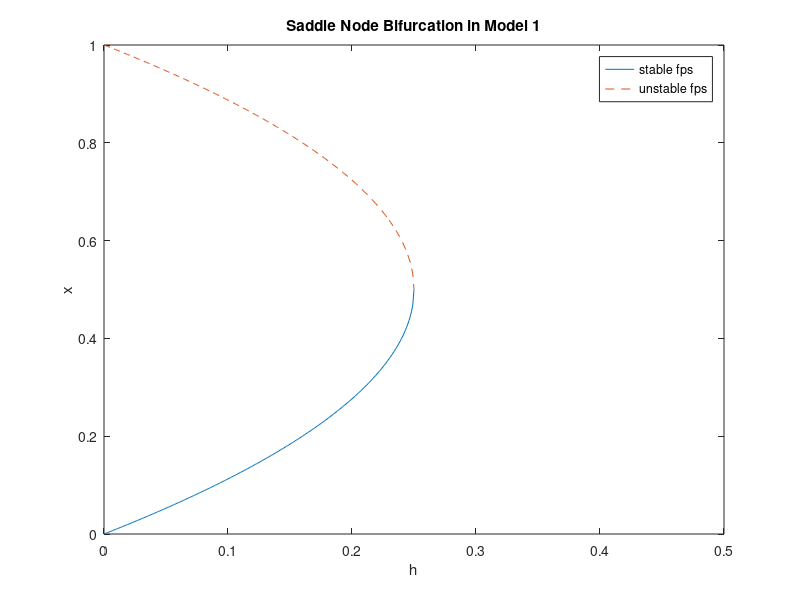

This chart was generated by the following MATLAB code:
function bifurcation1

%This script produces a bifurcation diagram for the system in model 1
%It's a saddle node bifurcation

h = 0:0.001:0.25;

f1 = @(h)[1 - sqrt(1-4.*h)]/2;         %Stable fixed point
f2 = @(h)[1 + sqrt(1-4.*h)]/2;         %Unstable fixed point


plot(h,f1(h))           %Solid lines represent stable

hold on

plot(h,f2(h),'--')      %Dashed lines represent unstable

ylim([0 1])
xlim([0,0.5])

legend('stable fps','unstable fps')
title('Saddle Node Bifurcation in Model 1')
xlabel('h')
ylabel('x')
